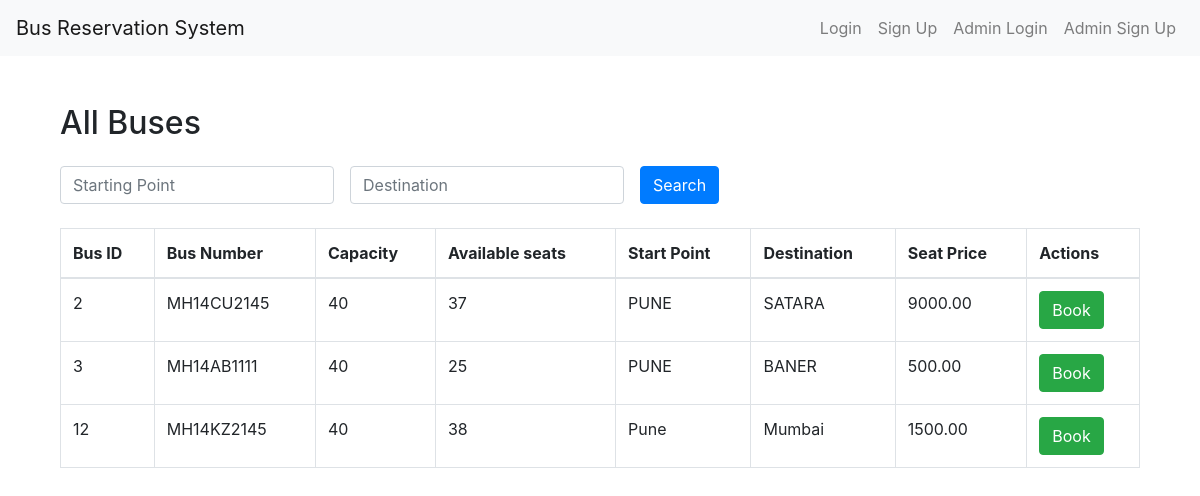
The page /user_search/ on the database its author committed.
### app2/models.py (models this page shows)
class Bus(models.Model):
    bus_id = models.AutoField(primary_key=True)
    bus_no = models.CharField(max_length=20)
    capacity = models.IntegerField()
    start_point = models.CharField(max_length=100)
    destination = models.CharField(max_length=100)
    seat_price = models.DecimalField(max_digits=8, decimal_places=2)
    available_seats = models.IntegerField(default=40)

### app2/views.py (the view)
# urls.py: path('user_search/', views.search_buses_view, name='user_search'),
def search_buses_view(request):
    start_point = request.GET.get('start_point')
    destination = request.GET.get('destination')
    buses = Bus.objects.all()
    if start_point:
        buses = buses.filter(start_point__icontains=start_point)
    if destination:
        buses = buses.filter(destination__icontains=destination)
    return render(request, 'Buses_list.html', {'buses': buses})

### templates/Buses_list.html (shortened to what this page needs)
{% extends 'base.html' %}
{% block content %}
<div class="container">
    <h2 class="mt-4">All Buses</h2>
    <form method="get" action="{% url 'user_search' %}" class="form-inline my-4">
        <div class="form-group">
            <input type="text" class="form-control" id="startPointSearch" name="start_point" placeholder="Starting Point">
        </div>
        <div class="form-group mx-sm-3">
            <input type="text" class="form-control" id="destinationSearch" name="destination" placeholder="Destination">
        </div>
        <button type="submit" class="btn btn-primary">Search</button>
    </form>
    <table class="table table-bordered">
        <thead>
            <tr>
                <th>Bus ID</th>
                <th>Bus Number</th>
                <th>Capacity</th>
                <th>Available seats</th>
                <th>Start Point</th>
                <th>Destination</th>
                <th>Seat Price</th>
                <th>Actions</th>
            </tr>
        </thead>
        <tbody>
            {% for bus in buses %}
            <tr>
                <td>{{ bus.bus_id }}</td>
                <td>{{ bus.bus_no }}</td>
                <td>{{ bus.capacity }}</td>
                <td>{{ bus.available_seats }}</td>
                <td>{{ bus.start_point }}</td>
                <td>{{ bus.destination }}</td>
                <td>{{ bus.seat_price }}</td>
                <td>
                    <a href="{% url 'book_bus' bus.bus_id %}" class="btn btn-success">Book</a>
                </td>
            </tr>
            {% empty %}
            <tr>
                <td colspan="5" class="text-center">No buses found</td>
            </tr>
            {% endfor %}
        </tbody>
    </table>
</div>
{% endblock %}

### templates/Base.html (shortened to what this page needs)
<!DOCTYPE html>
<html lang="en">
<head>
    <link rel="stylesheet" href="https://stackpath.bootstrapcdn.com/bootstrap/4.5.2/css/bootstrap.min.css">
</head>
<body>
    <nav class="navbar navbar-expand-lg navbar-light bg-light">
        <a class="navbar-brand" href="#">Bus Reservation System</a>
        <div class="collapse navbar-collapse" id="navbarSupportedContent">
            <ul class="navbar-nav ml-auto">
                {% if user.is_authenticated %}
                {% if user.is_staff %}
                        <li class="nav-item">
                            <a class="nav-link" href="{% url 'admin_dashboard' %}">Admin Dashboard</a>
                        </li>
                        <li class="nav-item">
                            <a class="nav-link" href="{% url 'logout' %}">Logout</a>
                        </li>
                {% else %}
                 <li class="nav-item">
                    <a class="nav-link" href="{% url 'home' %}">Home</a>
                </li>
                <li class="nav-item">
                    <a class="nav-link" href="{% url 'view_bookings' %}">View Booking</a>
                </li>
                <li class="nav-item">
                    <a class="nav-link" href="{% url 'logout' %}">Logout</a>
                </li>
                {% endif %}
                {% else %}
                <li class="nav-item">
                    <a class="nav-link" href="{% url 'login' %}">Login</a>
                </li>
                <li class="nav-item">
                    <a class="nav-link" href="{% url 'signup' %}">Sign Up</a>
                </li>
                <li class="nav-item">
                    <a class="nav-link" href="{% url 'admin_login' %}">Admin Login</a>
                </li>
                <li class="nav-item">
                    <a class="nav-link" href="{% url 'admin_signup' %}">Admin Sign Up</a>
                </li>
                {% endif %}
            </ul>
        </div>
    </nav>
    <div class="container mt-5">
        {% block content %}
        {% endblock %}
    </div>
</body>
</html>

### rows shown on the page
Bus: bus_id "2", bus_no "MH14CU2145", capacity "40", available_seats "37", start_point "PUNE", destination "SATARA", seat_price "9000.00"
Bus: bus_id "3", bus_no "MH14AB1111", capacity "40", available_seats "25", start_point "PUNE", destination "BANER", seat_price "500.00"
Bus: bus_id "12", bus_no "MH14KZ2145", capacity "40", available_seats "38", start_point "Pune", destination "Mumbai", seat_price "1500.00"
